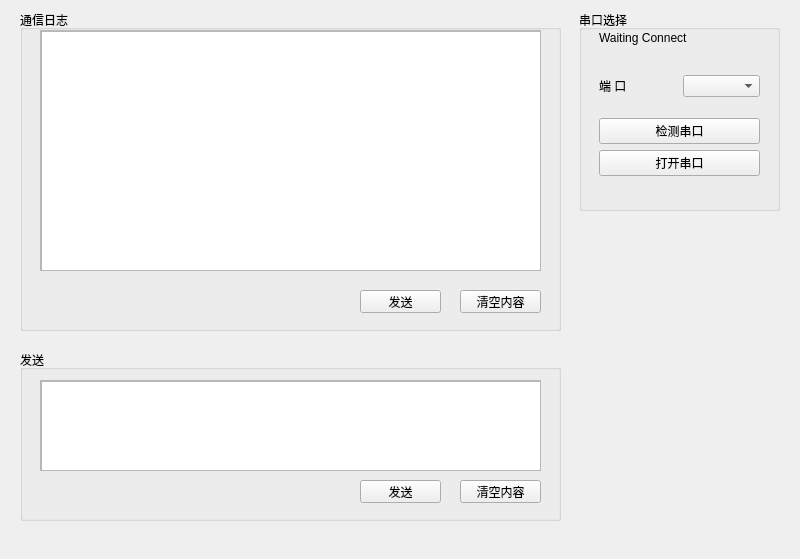
<?xml version="1.0" encoding="UTF-8"?>
<ui version="4.0">
 <class>SerialPort</class>
 <widget class="QWidget" name="SerialPort">
  <property name="geometry">
   <rect>
    <x>0</x>
    <y>0</y>
    <width>800</width>
    <height>559</height>
   </rect>
  </property>
  <property name="windowTitle">
   <string>Form</string>
  </property>
  <widget class="QGroupBox" name="groupBox">
   <property name="geometry">
    <rect>
     <x>579</x>
     <y>10</y>
     <width>201</width>
     <height>201</height>
    </rect>
   </property>
   <property name="title">
    <string>串口选择</string>
   </property>
   <widget class="QLabel" name="lblPortState">
    <property name="geometry">
     <rect>
      <x>20</x>
      <y>20</y>
      <width>161</width>
      <height>16</height>
     </rect>
    </property>
    <property name="text">
     <string>Waiting Connect</string>
    </property>
   </widget>
   <widget class="QWidget" name="">
    <property name="geometry">
     <rect>
      <x>20</x>
      <y>50</y>
      <width>161</width>
      <height>131</height>
     </rect>
    </property>
    <layout class="QVBoxLayout" name="verticalLayout_2">
     <item>
      <layout class="QHBoxLayout" name="horizontalLayout">
       <item>
        <widget class="QLabel" name="label">
         <property name="text">
          <string>端 口</string>
         </property>
        </widget>
       </item>
       <item>
        <widget class="QComboBox" name="portNames"/>
       </item>
      </layout>
     </item>
     <item>
      <layout class="QVBoxLayout" name="verticalLayout">
       <item>
        <widget class="QPushButton" name="portSearchBt">
         <property name="text">
          <string>检测串口</string>
         </property>
        </widget>
       </item>
       <item>
        <widget class="QPushButton" name="portOpenBt">
         <property name="text">
          <string>打开串口</string>
         </property>
        </widget>
       </item>
      </layout>
     </item>
    </layout>
   </widget>
  </widget>
  <widget class="QGroupBox" name="groupBox_3">
   <property name="geometry">
    <rect>
     <x>20</x>
     <y>10</y>
     <width>541</width>
     <height>321</height>
    </rect>
   </property>
   <property name="title">
    <string>通信日志</string>
   </property>
   <widget class="QScrollArea" name="scrollArea">
    <property name="geometry">
     <rect>
      <x>20</x>
      <y>20</y>
      <width>501</width>
      <height>241</height>
     </rect>
    </property>
    <property name="widgetResizable">
     <bool>true</bool>
    </property>
    <widget class="QWidget" name="scrollAreaWidgetContents">
     <property name="geometry">
      <rect>
       <x>0</x>
       <y>0</y>
       <width>499</width>
       <height>239</height>
      </rect>
     </property>
     <widget class="QTextBrowser" name="recvEdit">
      <property name="geometry">
       <rect>
        <x>0</x>
        <y>0</y>
        <width>501</width>
        <height>241</height>
       </rect>
      </property>
     </widget>
    </widget>
   </widget>
   <widget class="QPushButton" name="clearBt_2">
    <property name="geometry">
     <rect>
      <x>340</x>
      <y>280</y>
      <width>81</width>
      <height>23</height>
     </rect>
    </property>
    <property name="text">
     <string>发送</string>
    </property>
   </widget>
   <widget class="QPushButton" name="clearBt">
    <property name="geometry">
     <rect>
      <x>440</x>
      <y>280</y>
      <width>81</width>
      <height>23</height>
     </rect>
    </property>
    <property name="text">
     <string>清空内容</string>
    </property>
   </widget>
  </widget>
  <widget class="QGroupBox" name="groupBox_4">
   <property name="geometry">
    <rect>
     <x>20</x>
     <y>350</y>
     <width>541</width>
     <height>171</height>
    </rect>
   </property>
   <property name="title">
    <string>发送</string>
   </property>
   <widget class="QScrollArea" name="scrollArea_2">
    <property name="geometry">
     <rect>
      <x>20</x>
      <y>30</y>
      <width>501</width>
      <height>91</height>
     </rect>
    </property>
    <property name="widgetResizable">
     <bool>true</bool>
    </property>
    <widget class="QWidget" name="scrollAreaWidgetContents_2">
     <property name="geometry">
      <rect>
       <x>0</x>
       <y>0</y>
       <width>499</width>
       <height>89</height>
      </rect>
     </property>
     <widget class="QTextBrowser" name="sendEdit">
      <property name="geometry">
       <rect>
        <x>0</x>
        <y>0</y>
        <width>501</width>
        <height>192</height>
       </rect>
      </property>
     </widget>
    </widget>
   </widget>
   <widget class="QPushButton" name="sendBt">
    <property name="geometry">
     <rect>
      <x>340</x>
      <y>130</y>
      <width>81</width>
      <height>23</height>
     </rect>
    </property>
    <property name="text">
     <string>发送</string>
    </property>
   </widget>
   <widget class="QPushButton" name="btnClearSend">
    <property name="geometry">
     <rect>
      <x>440</x>
      <y>130</y>
      <width>81</width>
      <height>23</height>
     </rect>
    </property>
    <property name="text">
     <string>清空内容</string>
    </property>
   </widget>
  </widget>
 </widget>
 <resources/>
 <connections/>
</ui>
